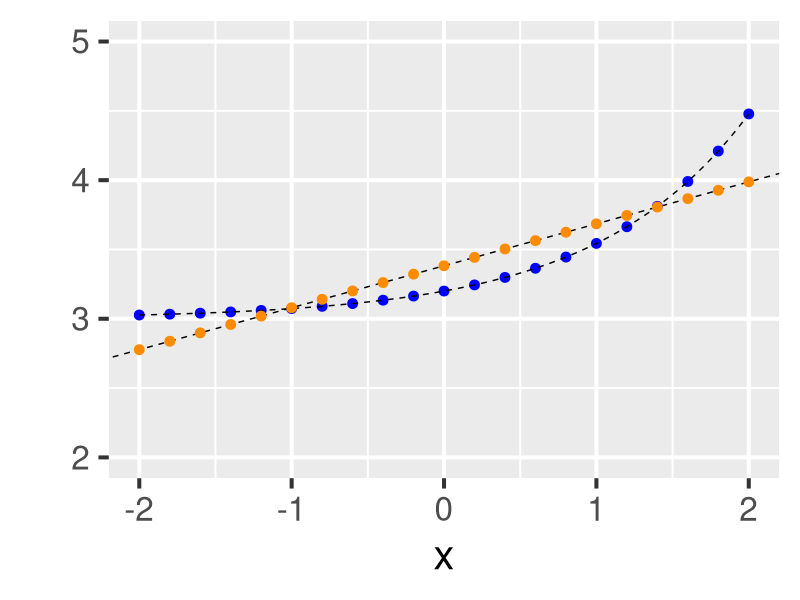
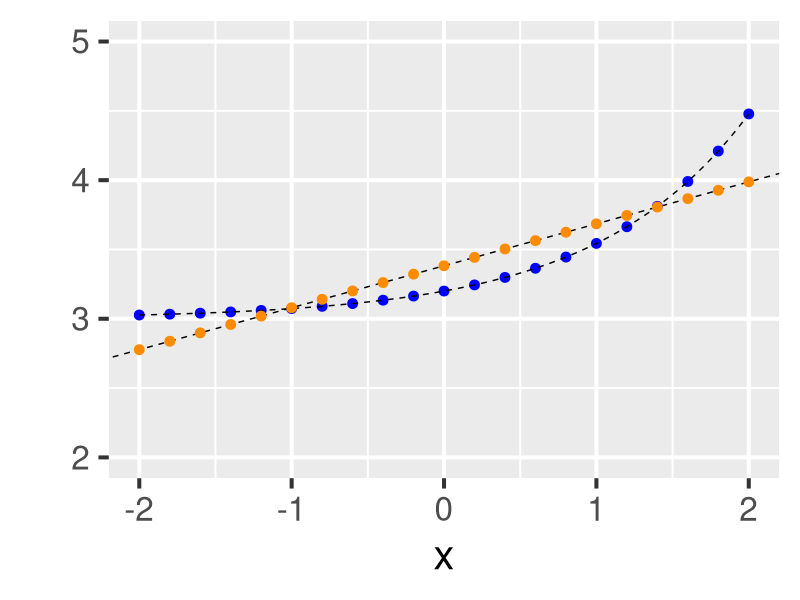
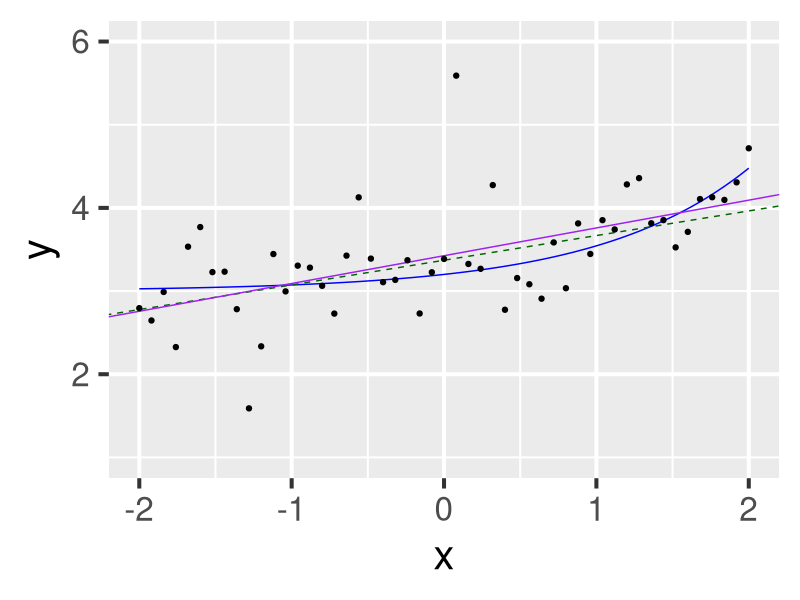

The R source for these figures, in order: (Note: this script raises an error after producing the figures.)
## ---- chunk 1
#| echo: false
#| fig-height: 7
#| fig-width: 9
library(ggplot2)
library(dplyr) 

df <- tibble(x = seq(-2, 2, length=21)) %>% 
			mutate(mu = 3+0.2*exp(x))

beta_star <- broom::tidy(lm(mu~x, data=df))$estimate

df <- df %>% mutate(mu_approx = beta_star[1]+beta_star[2]*x)

ggplot(df) + 
	geom_point(aes(x=x, y=mu), colour = "blue", 
						 size = 3) +
  geom_function(fun = ~3 + 0.2*exp(.x), 
  							linetype="dashed") +  
	geom_abline(intercept= beta_star[1], slope=beta_star[2], 
							linetype="dashed") +
	geom_point(aes(x=x, y=mu_approx), colour="darkorange", 
						 size=3) + 
	theme_grey(base_size = 30) + 
	ylab("") + 	xlim(-2, 2) + ylim(2, 5) 
## ---- chunk 2
#| echo: false
#| fig-height: 6
#| fig-width: 9
library(ggplot2)
library(dplyr) 

df <- tibble(x = seq(-2, 2, length=21)) %>% 
			mutate(mu = 3+0.2*exp(x))

beta_star <- broom::tidy(lm(mu~x, data=df))$estimate

df <- df %>% mutate(mu_approx = beta_star[1]+beta_star[2]*x)

ggplot(df) + 
	geom_point(aes(x=x, y=mu), colour = "blue", 
						 size = 3) +
  geom_function(fun = ~3 + 0.2*exp(.x), 
  							linetype="dashed") +  
	geom_abline(intercept= beta_star[1], slope=beta_star[2], 
							linetype="dashed") +
	geom_point(aes(x=x, y=mu_approx), colour="darkorange", 
						 size=3) + 
	theme_grey(base_size = 30) + 
	ylab("") + 	xlim(-2, 2) + ylim(2, 5) 
## ---- chunk 3
#| echo: false
#| fig-height: 8
#| fig-width: 9
library(ggplot2)
library(dplyr) 

n <- 51

set.seed(123)
df <- tibble(x = seq(-2, 2, length=n)) %>% 
			mutate(mu_star = 3+0.2*exp(x), 
						 y = mu_star + 0.3*rt(n, df=3))

beta_star <- broom::tidy(lm(mu_star~x, data=df))$estimate
beta_hat <- broom::tidy(lm(y~x, data=df))$estimate

ggplot(df) +
  xlim(-2, 2) + 
	ylim(1, 6) + 
	  geom_function(fun = ~3 + 0.2*exp(.x), colour="blue") + 
	geom_abline(intercept= beta_star[1], slope=beta_star[2], colour="darkgreen", 
							linetype = "dashed") + 
	geom_abline(intercept = beta_hat[1], slope = beta_hat[2], colour="purple") + 
	theme_grey(base_size = 30) + 
	geom_point(aes(x=x, y=y)) 
	
## ---- chunk 4
#| fig-height: 5
#| fig-width: 8

lm.model <- lm(y~x, data=df)

tidy.lm.summary <- broom::tidy(lm.model) %>% select(term, estimate)
tidy.lm.summary$std.error <- sqrt(diag(sandwich::vcovHC(lm.model)))
tidy.lm.summary %>% 
	mutate(statistic = estimate/std.error, 
	p.value = 2*pnorm(abs(statistic), lower.tail=FALSE))
## ---- chunk 5
knitr::include_graphics("img/epi-paper.png")
## ---- chunk 6
empty_model <- lm(mpg ~ 1, data = mtcars)
best_model_after_forward_stepwise <- step(empty_model, direction="forward", 
											scope = formula(lm(mpg~., data=mtcars)))
## ---- chunk 7
summary(best_model_after_forward_stepwise)
## ---- chunk 8
n <- 100 
p <- 100

library(dplyr) 

rho <- 0.3
Sigma <- (1-rho)*diag(p) + rho*matrix(1, p, p)

set.seed(123)
X <-  MASS::mvrnorm(n, rep(0, p), Sigma) %>% 
	as_tibble(.name_repair = \(x) stringr::str_c("X", 1:p)) 


df1 <- X %>% rowwise() %>% mutate(y = 0.5*X1 + 0.2*X3 - 0.3*X10 + 
																		rt(1, df=5))

df2 <- X %>% rowwise() %>% mutate(y = 0.5*X1 + 0.2*X3 - 0.3*X10 + 
																		rt(1, df=5))
## ---- chunk 9
#| results: hide
empty_model1 <- lm(y ~ 1, data = df1)
best_after_fs1 <- step(empty_model1, direction="forward", 
											scope = formula(lm(y~., data=df1)), steps=3)

empty_model2 <- lm(y ~ 1, data = df2)
best_after_fs2 <- step(empty_model2, direction="forward", 
											scope = formula(lm(y~., data=df2)), steps=3)
## ---- chunk 10
best_after_fs1$call
best_after_fs2$call
## ---- chunk 11
#| results: hide 

library(dplyr) 

n <- 50 
p <- 100
rho <- 0.3

set.seed(1)
Sigma <- (1-rho)*diag(p) + rho*matrix(1, p, p)
X <-  MASS::mvrnorm(n, rep(0, p), Sigma) %>% 
	as_tibble(.name_repair = \(x) stringr::str_c("X", 1:p)) 

do_one_sim <- function(X) { 
		df <- X %>% rowwise() %>% mutate(y = rt(1, df=5))
		empty_model <- lm(y ~ 1, data = df)
		best_after_fs <- step(empty_model, direction="forward", 
											scope = formula(lm(y~., data=df)), steps=2)
		pvals <- broom::tidy(best_after_fs) %>% pull(p.value)
		
		return(pvals[2:3])
}

sim_results <- replicate(200, do_one_sim(X))
## ---- chunk 12
#| echo: FALSE
hist(c(sim_results))
## ---- chunk 13
mean(sim_results[1, ] <= 0.05 )
mean(sim_results[2, ] <= 0.05)
## ---- chunk 14
#| code-fold: TRUE
library(dplyr) 

n <- 50 
p <- 100
rho <- 0.3

set.seed(1)
Sigma <- (1-rho)*diag(p) + rho*matrix(1, p, p)
X <-  MASS::mvrnorm(n, rep(0, p), Sigma) %>% 
	as_tibble(.name_repair = \(x) stringr::str_c("X", 1:p)) 

do_one_sim <- function(X) { 
	df <- X %>% rowwise() %>% mutate(y = rt(1, df=5))
	pvals <- broom::tidy(lm(y~X1+X2, data=df)) %>% pull(p.value)
	
	return(pvals[2:3])
}

sim_results <- replicate(200, do_one_sim(X))
qqplot(sim_results, qunif(seq(0, 1, length=400)), 
			 xlab="P-value quantiles", ylab="Theoretical Uniform(0, 1) quantiles")
abline(0, 1, col="red")
